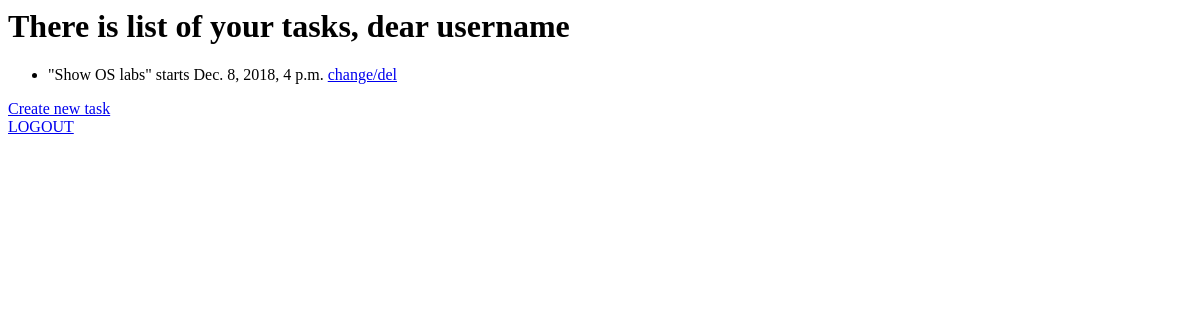
Page /time_manager/username/ (signed in) on the earlier database version.
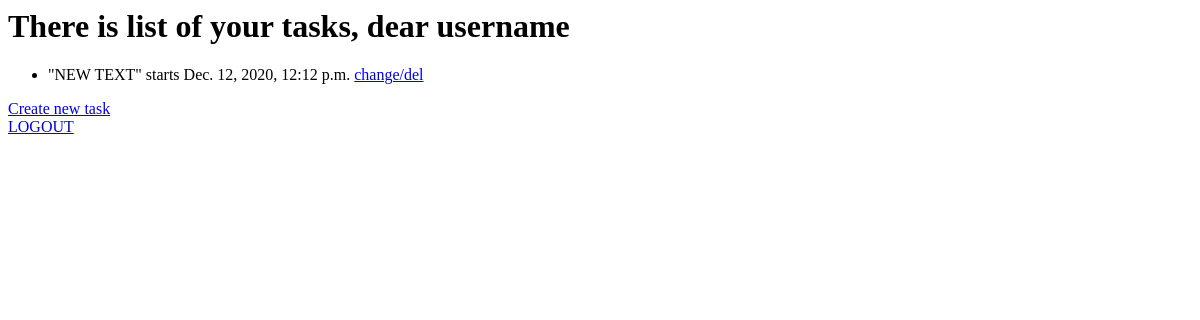
Same page on the later database version.
### time_manager/models.py (models this page shows, shortened)
class Task(models.Model):
    user = models.ForeignKey(User, null = True, blank = True, on_delete = models.CASCADE)
    task_text = models.CharField(max_length = 200)
    task_start_date = models.DateTimeField('date start')

### time_manager/views.py (the view)
# urls.py: path('<slug:username>/', views.AccountView, name = 'account'),
def AccountView(request, username):
    template_name = 'time_manager/account.html'
    if not request.user.is_authenticated or not request.user.username == username:
        return render(request, 'time_manager/index.html', {'error_message' : 'not logged in'})
    else:
        return render(request, template_name)

### time_manager/templates/time_manager/account.html (shortened to what this page needs)
<h1> There is list of your tasks, dear {{ user.username }} </h1>
{% if not user.task_set.count == 0 %}
  <ul>
  {% for task in user.task_set.all %}
    <li> "{{ task.task_text }}" starts {{ task.task_start_date }}
      <a href = "{% url 'time_manager:task_change' user.username task.id %}"> change/del </a> </li>
  {% endfor %}
  </ul>
  <a href = "{% url 'time_manager:task_create' user.username %}">Create new task</a>
{% else %}
  There aren't any tasks!
  <BR>
  Whould you like to create one? <a href = "{% url 'time_manager:task_create' user.username %}"> YES!</a>
  <BR>
{% endif %}
<a href = "{% url 'time_manager:logout' %}"> LOGOUT </a>

Differences in the rows shown:
removed Task: task_text "Show OS labs", task_start_date "Dec. 8, 2018, 4 p.m."
added Task: task_text "NEW TEXT", task_start_date "Dec. 12, 2020, 12:12 p.m."
